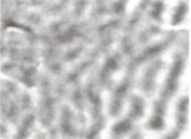
#> input picture mechanistic/ocular-dom-obermayer-fig1.png, 191 x 139 px
$ jupyter execute --allow-errors SSN_2D_model-OD-working.ipynb   (shell and % lines are left out)   (Python 2 division)
#> lines starting #> are read from the running program, lines starting #| are printed output that depends on the picture; long printed decimals are rounded
[cell 1]
import matplotlib.pyplot as plt
import matplotlib.image as mpimg
import numpy as np
import cPickle as pickle
import scipy.io
import time
from scipy.cluster.vq import kmeans2
from skimage import color

[cell 2]
# Save variables for simulations
start_time = time.time()
#> (the rest of this cell did not finish here and is left out)

[cell 3]
# Load variables for simulations
start_time = time.time()
#> (the rest of this cell did not finish here and is left out)

[cell 4]
def diff(x,y):
    return np.abs( np.mod( x - y + 90, 180) - 90 )

def G(x,y,sigma):
    return np.exp(-1*diff(x,y)**2/(2*sigma**2))

# [11 lines left out: functions G2D, mean_connections, not called in this run]

def stimulus_mask(x,length,sig_RF):
    return (1.+np.exp(-(x + length/2.)/sig_RF) )**-1. * (1. - (1.+np.exp(-(x - length/2.)/sig_RF))**-1. )

[cell 5]
# Load the orientation preference map from a file

N_pairs = 75 # no. of E/I pairs to a side of a grid
field_size = 16. # size of field to a side (degrees)
dx = field_size / N_pairs

xy_range = np.linspace(0, field_size, N_pairs, False)
# xy_range = np.linspace(-field_size/2, field_size/2, N_pairs)

xv, yv = np.meshgrid(xy_range, xy_range) # x and y grid values (degrees)

# load OP map from Bryan's extracted Kaschube map
data = scipy.io.loadmat('orientation-map.mat')
#> (reads mechanistic/orientation-map.mat from the repository)
OP_map = data['map']
plt.imshow(OP_map)
plt.colorbar()
plt.title('Orientation Preferences')
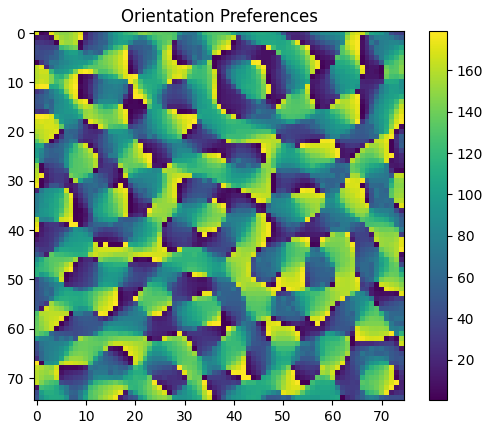
#> figure drawn by matplotlib, 2 panels

[cell 6]
# [55 lines of commented-out code are left out]

[cell 7]
# Ocular dominance map: from Obermayer and Blasdel, 1993
# which contains images of ocular dominance and orientation preference from the same region

def rgb2gray(rgb):
    return np.dot(rgb[...,:3], [0.299, 0.587, 0.114])

OD_raw = mpimg.imread('ocular-dom-obermayer-fig1.png')
#> OD_raw is the input picture: shape (139, 191, 4) float32; mean R, G, B, A 0.753, 0.749, 0.745, 1
OD_gray = rgb2gray(OD_raw)
plt.figure()
plt.imshow(OD_gray, cmap = plt.get_cmap('gray'))
plt.title("Raw OD image - Obermayer and Blasdel, 1993")
plt.colorbar()

# OD_img = OD_gray[-N_pairs-1:-1, -N_pairs-1:-1]

# subsample the Blasdel images to get (approximately) the right scale of OD map
inds = np.round(np.linspace(0,OD_gray.shape[0], N_pairs, False)).astype(int)
#> inds = 75 values from 0 to 137
OD_img = OD_gray[inds[:,np.newaxis],inds+OD_gray.shape[1]-OD_gray.shape[0]]
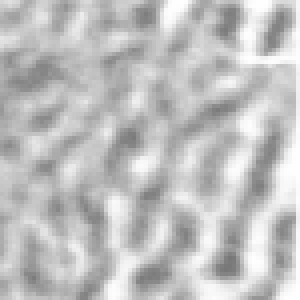
#> OD_img: shape (75, 75) float64 (shown 4 times larger); min 0.467, max 1, mean 0.753

OD_norm = (OD_img - np.min(OD_img) ) / np.max(OD_img - np.min(OD_img))
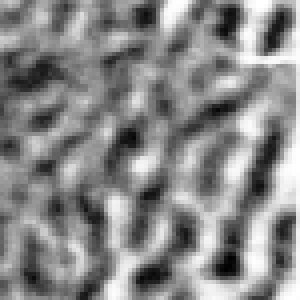
#> OD_norm: shape (75, 75) float64 (shown 4 times larger); min 0, max 1, mean 0.537

plt.figure()
plt.imshow(OD_norm, cmap = plt.get_cmap('gray'))
plt.title("Cropped and normalized image")
plt.colorbar()

OD_img_hist, OD_img_bins = np.histogram(OD_norm, bins=256)
#> OD_img_hist = 256 values, max 62 at index 152, min 0 at index 3, mean 21.97; OD_img_bins = 257 values from 0 to 1

OD_img_CDF = np.cumsum(np.array(OD_img_hist).astype(float)/np.sum(OD_img_hist))
#> OD_img_CDF = 256 values from 0.000178 to 1

# Scale ocular dominance map based on complex cell distribution in
# layer 3, Hubel and Wiesel 1968, fig. 14, wherein cells are divided into
# 7 groups, 1 meaning total preference for the ipsilateral eye, and 7 for
# total contralateral dominance
OD_target_dist = np.array([26., 22., 17., 9., 30., 37., 35.])
OD_target_prop = OD_target_dist/np.sum(OD_target_dist)
OD_target_CDF = np.cumsum(OD_target_prop)

ocularity_vals = np.linspace(0,1, len(OD_target_dist), endpoint=True)

boundaries = np.zeros(len(OD_target_dist)-1)
j = 0
for i in range(len(OD_img_CDF)):
    if OD_img_CDF[i] >= OD_target_CDF[j] and j < len(OD_target_dist)-1:
        boundaries[j] = i/256.
        j = j+1
#> after the loop, boundaries = [0.309, 0.402, 0.461, 0.488, 0.578, 0.711]; j = 6

print boundaries
#| [0.3086 0.4023 0.4609  0.4883 0.5781   0.7109 ]

OD_map = np.zeros_like(OD_norm)

for i in range(len(boundaries)):
    if i == 0:
        OD_map[OD_norm <= boundaries[i]] = ocularity_vals[0]
    elif i == len(boundaries)-1:
        OD_map[OD_norm > boundaries[i]] = ocularity_vals[-1]
        OD_map[np.logical_and(OD_norm < boundaries[i], OD_norm >= boundaries[i-1])] = ocularity_vals[-2]
    else:
        OD_map[np.logical_and(OD_norm <= boundaries[i], OD_norm > boundaries[i-1])] = ocularity_vals[i]
#> this loop made 6 passes
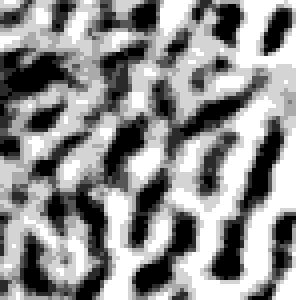
#> OD_map: shape (75, 75) float64 (shown 4 times larger); min 0, max 1, mean 0.569


plt.figure()
plt.title("Histogram-matched OD map")
plt.imshow(OD_map)
plt.colorbar()
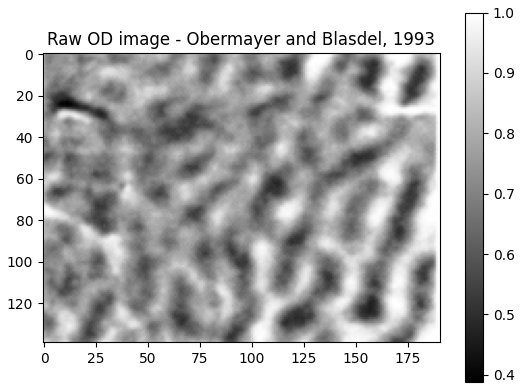
#> figure drawn by matplotlib, 2 panels
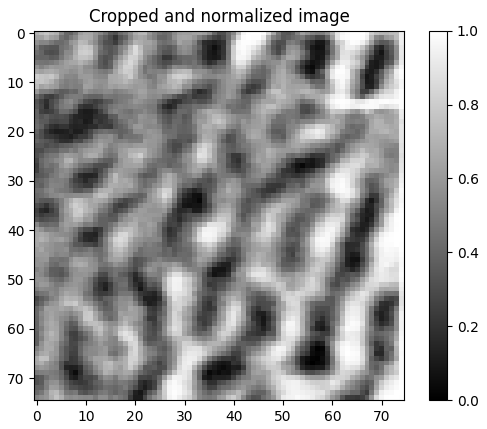
#> figure drawn by matplotlib, 2 panels
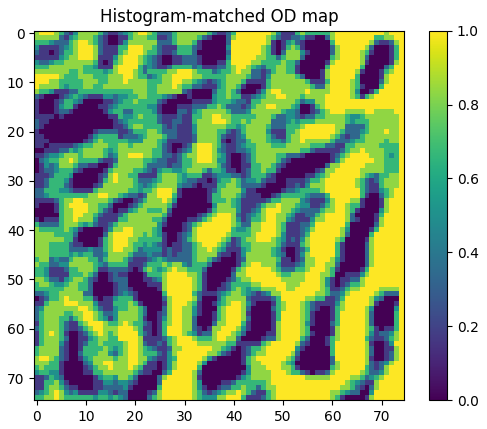
#> figure drawn by matplotlib, 2 panels
